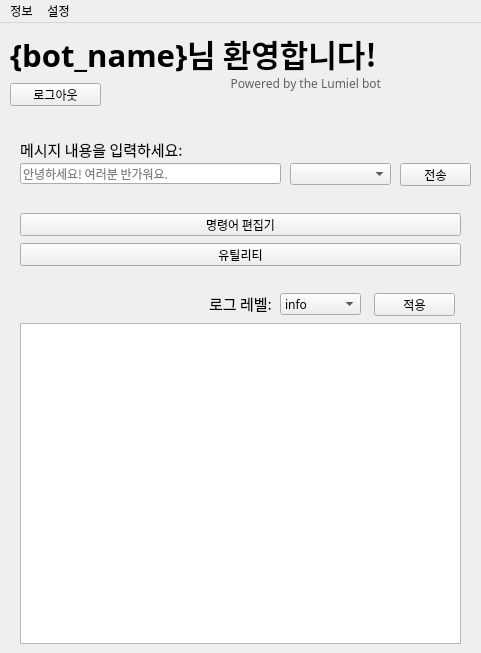
<?xml version="1.0" encoding="UTF-8"?>
<ui version="4.0">
 <class>MainWindow</class>
 <widget class="QMainWindow" name="MainWindow">
  <property name="geometry">
   <rect>
    <x>0</x>
    <y>0</y>
    <width>481</width>
    <height>653</height>
   </rect>
  </property>
  <property name="minimumSize">
   <size>
    <width>481</width>
    <height>653</height>
   </size>
  </property>
  <property name="maximumSize">
   <size>
    <width>481</width>
    <height>653</height>
   </size>
  </property>
  <property name="font">
   <font>
    <family>맑은 고딕</family>
   </font>
  </property>
  <property name="windowTitle">
   <string>메인 창</string>
  </property>
  <property name="styleSheet">
   <string notr="true"/>
  </property>
  <widget class="QWidget" name="centralwidget">
   <widget class="QLabel" name="titleLabel">
    <property name="geometry">
     <rect>
      <x>10</x>
      <y>10</y>
      <width>411</width>
      <height>41</height>
     </rect>
    </property>
    <property name="font">
     <font>
      <family>맑은 고딕</family>
      <pointsize>23</pointsize>
      <weight>75</weight>
      <bold>true</bold>
      <kerning>true</kerning>
     </font>
    </property>
    <property name="text">
     <string>{bot_name}님 환영합니다!</string>
    </property>
   </widget>
   <widget class="QPushButton" name="logoutPushButton">
    <property name="geometry">
     <rect>
      <x>10</x>
      <y>60</y>
      <width>91</width>
      <height>23</height>
     </rect>
    </property>
    <property name="font">
     <font>
      <family>맑은 고딕</family>
     </font>
    </property>
    <property name="cursor">
     <cursorShape>PointingHandCursor</cursorShape>
    </property>
    <property name="text">
     <string>로그아웃</string>
    </property>
    <property name="checkable">
     <bool>false</bool>
    </property>
   </widget>
   <widget class="QLineEdit" name="messageLineEdit">
    <property name="geometry">
     <rect>
      <x>20</x>
      <y>140</y>
      <width>261</width>
      <height>21</height>
     </rect>
    </property>
    <property name="font">
     <font>
      <family>맑은 고딕</family>
     </font>
    </property>
    <property name="placeholderText">
     <string>안녕하세요! 여러분 반가워요.</string>
    </property>
   </widget>
   <widget class="QLabel" name="inputMessageLabel">
    <property name="geometry">
     <rect>
      <x>20</x>
      <y>116</y>
      <width>191</width>
      <height>20</height>
     </rect>
    </property>
    <property name="font">
     <font>
      <family>맑은 고딕</family>
      <pointsize>11</pointsize>
     </font>
    </property>
    <property name="text">
     <string>메시지 내용을 입력하세요:</string>
    </property>
   </widget>
   <widget class="QPushButton" name="messageSendPushButton">
    <property name="geometry">
     <rect>
      <x>400</x>
      <y>140</y>
      <width>71</width>
      <height>23</height>
     </rect>
    </property>
    <property name="font">
     <font>
      <family>맑은 고딕</family>
     </font>
    </property>
    <property name="cursor">
     <cursorShape>PointingHandCursor</cursorShape>
    </property>
    <property name="text">
     <string>전송</string>
    </property>
   </widget>
   <widget class="QComboBox" name="channelSelectComboBox">
    <property name="geometry">
     <rect>
      <x>290</x>
      <y>140</y>
      <width>101</width>
      <height>22</height>
     </rect>
    </property>
    <property name="cursor">
     <cursorShape>PointingHandCursor</cursorShape>
    </property>
   </widget>
   <widget class="QPushButton" name="openCommandSelectorPushButton">
    <property name="geometry">
     <rect>
      <x>20</x>
      <y>190</y>
      <width>441</width>
      <height>23</height>
     </rect>
    </property>
    <property name="cursor">
     <cursorShape>PointingHandCursor</cursorShape>
    </property>
    <property name="text">
     <string>명령어 편집기</string>
    </property>
   </widget>
   <widget class="QPushButton" name="openUtilPushButton">
    <property name="geometry">
     <rect>
      <x>20</x>
      <y>220</y>
      <width>441</width>
      <height>23</height>
     </rect>
    </property>
    <property name="cursor">
     <cursorShape>PointingHandCursor</cursorShape>
    </property>
    <property name="text">
     <string>유틸리티</string>
    </property>
   </widget>
   <widget class="QTextBrowser" name="logTextBrowser">
    <property name="geometry">
     <rect>
      <x>20</x>
      <y>300</y>
      <width>441</width>
      <height>321</height>
     </rect>
    </property>
    <property name="font">
     <font>
      <family>Courier New</family>
     </font>
    </property>
    <property name="cursor" stdset="0">
     <cursorShape>IBeamCursor</cursorShape>
    </property>
    <property name="lineWrapMode">
     <enum>QTextEdit::NoWrap</enum>
    </property>
    <property name="html">
     <string>&lt;!DOCTYPE HTML PUBLIC &quot;-//W3C//DTD HTML 4.0//EN&quot; &quot;http://www.w3.org/TR/REC-html40/strict.dtd&quot;&gt;
&lt;html&gt;&lt;head&gt;&lt;meta name=&quot;qrichtext&quot; content=&quot;1&quot; /&gt;&lt;style type=&quot;text/css&quot;&gt;
p, li { white-space: pre-wrap; }
&lt;/style&gt;&lt;/head&gt;&lt;body style=&quot; font-family:'Courier New','맑은 고딕'; font-size:9pt; font-weight:400; font-style:normal;&quot;&gt;
&lt;p style=&quot;-qt-paragraph-type:empty; margin-top:0px; margin-bottom:0px; margin-left:0px; margin-right:0px; -qt-block-indent:0; text-indent:0px;&quot;&gt;&lt;br /&gt;&lt;/p&gt;&lt;/body&gt;&lt;/html&gt;</string>
    </property>
   </widget>
   <widget class="QComboBox" name="logLevelSelectComboBox">
    <property name="geometry">
     <rect>
      <x>280</x>
      <y>270</y>
      <width>81</width>
      <height>22</height>
     </rect>
    </property>
    <property name="cursor">
     <cursorShape>PointingHandCursor</cursorShape>
    </property>
    <property name="editable">
     <bool>false</bool>
    </property>
    <property name="currentText">
     <string>info</string>
    </property>
    <property name="currentIndex">
     <number>1</number>
    </property>
    <item>
     <property name="text">
      <string>debug</string>
     </property>
    </item>
    <item>
     <property name="text">
      <string>info</string>
     </property>
    </item>
    <item>
     <property name="text">
      <string>warn</string>
     </property>
    </item>
    <item>
     <property name="text">
      <string>error</string>
     </property>
    </item>
   </widget>
   <widget class="QPushButton" name="logLevelSavePushButton">
    <property name="geometry">
     <rect>
      <x>374</x>
      <y>270</y>
      <width>81</width>
      <height>23</height>
     </rect>
    </property>
    <property name="cursor">
     <cursorShape>PointingHandCursor</cursorShape>
    </property>
    <property name="text">
     <string>적용</string>
    </property>
   </widget>
   <widget class="QLabel" name="logLevelLabel">
    <property name="geometry">
     <rect>
      <x>190</x>
      <y>270</y>
      <width>101</width>
      <height>20</height>
     </rect>
    </property>
    <property name="font">
     <font>
      <family>맑은 고딕</family>
      <pointsize>11</pointsize>
     </font>
    </property>
    <property name="layoutDirection">
     <enum>Qt::LeftToRight</enum>
    </property>
    <property name="text">
     <string>로그 레벨:</string>
    </property>
    <property name="alignment">
     <set>Qt::AlignCenter</set>
    </property>
   </widget>
   <widget class="QLabel" name="poweredLabel">
    <property name="geometry">
     <rect>
      <x>20</x>
      <y>50</y>
      <width>361</width>
      <height>21</height>
     </rect>
    </property>
    <property name="font">
     <font>
      <family>맑은 고딕</family>
      <strikeout>false</strikeout>
     </font>
    </property>
    <property name="styleSheet">
     <string notr="true">color: rgba(0, 0, 0, 150);</string>
    </property>
    <property name="text">
     <string>Powered by the Lumiel bot</string>
    </property>
    <property name="alignment">
     <set>Qt::AlignRight|Qt::AlignTrailing|Qt::AlignVCenter</set>
    </property>
   </widget>
  </widget>
  <widget class="QMenuBar" name="menubar">
   <property name="geometry">
    <rect>
     <x>0</x>
     <y>0</y>
     <width>481</width>
     <height>21</height>
    </rect>
   </property>
   <widget class="QMenu" name="menu">
    <property name="title">
     <string>설정</string>
    </property>
    <addaction name="actionOption"/>
   </widget>
   <widget class="QMenu" name="menu_2">
    <property name="title">
     <string>정보</string>
    </property>
    <addaction name="infomation"/>
    <addaction name="openGithub"/>
   </widget>
   <addaction name="menu_2"/>
   <addaction name="menu"/>
  </widget>
  <action name="infomation">
   <property name="text">
    <string>정보</string>
   </property>
   <property name="toolTip">
    <string>정보</string>
   </property>
  </action>
  <action name="openGithub">
   <property name="text">
    <string>github</string>
   </property>
  </action>
  <action name="actionOption">
   <property name="text">
    <string>설정</string>
   </property>
  </action>
 </widget>
 <resources/>
 <connections/>
</ui>
